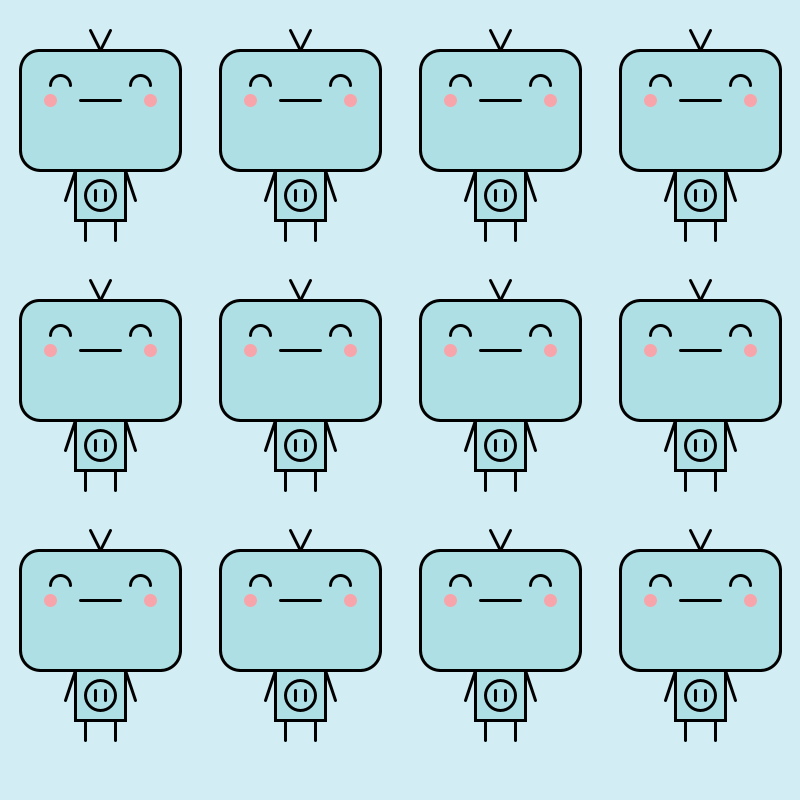
Frame 1 (no input)
Frame 60 (the mouse pressed at the canvas centre just before this capture): identical to frame 1, image omitted
Frame 120 (the mouse held since frame 60 and released just before this capture): identical to frame 1, image omitted

The Processing sketch that drew this single still picture (run headless with seeded random() and noise(); from frame 60 on, the mouse is pressed at the canvas centre):

// Processing sketch: processing_38833
// ── processing_38833.pde

float robotX;
float robotY;

void setup()
{
  size(800, 800);
  smooth();
}

void draw()
{
background(210,237,243);  
//  robotY = 200;  
for (int robotY = 200; robotY < height; robotY+= 250) {
for (int robotX = 100; robotX < width; robotX+= 200) {  
strokeWeight (3);
//ROBOT HEAD
//coloring the head
stroke(174,223,228); 
fill(174,223,228);
rect (robotX-60,robotY-150,120,120);
rect (robotX-80,robotY-130,160,80); 
//antennae
stroke(0);
line (robotX, robotY-150, robotX-10, robotY-170);
line (robotX, robotY-150, robotX+10, robotY-170);
//head border lines
line (robotX-60, robotY-150, robotX+60, robotY-150);
line (robotX-60, robotY-30, robotX+60, robotY-30);
line (robotX-80, robotY-130, robotX-80, robotY-50);
line (robotX+80, robotY-130, robotX+80, robotY-50);
//head's corners
ellipseMode(CORNER);
arc(robotX-80, robotY-150, 40, 40, PI, TWO_PI-PI/2);
arc(robotX+40, robotY-150, 40, 40, TWO_PI-PI/2, TWO_PI);
arc(robotX+40, robotY-70, 40, 40, 0, PI/2);
arc(robotX-80, robotY-70, 40, 40, PI/2, PI);
//eyes
//smiling eyes
fill(174,223,228);
stroke(0); 
ellipseMode(CENTER);
arc(robotX-40, robotY-115, 20, 20, PI, TWO_PI-PI/2);
arc(robotX-40, robotY-115, 20, 20, TWO_PI-PI/2, TWO_PI);
arc(robotX+40, robotY-115, 20, 20, PI, TWO_PI-PI/2);
arc(robotX+40, robotY-115, 20, 20, TWO_PI-PI/2, TWO_PI);
//blush
ellipseMode(CENTER);
stroke(247,165,170);
fill(247,165,170); 
ellipse(robotX-50,robotY-100,10,10);
ellipse(robotX+50,robotY-100,10,10);
//mouth
stroke(0); 
line (robotX-20, robotY-100, robotX+20, robotY-100);

//ROBOT BODY
fill(174,223,228);
rect (robotX-25,robotY-30,50,50);
ellipse (robotX,robotY-5,30,30);
line (robotX-5, robotY-10, robotX-5, robotY);
line (robotX+5, robotY-10, robotX+5, robotY);
//hands
line (robotX-25, robotY-30, robotX-35, robotY);
line (robotX+25, robotY-30, robotX+35, robotY);
//legs
line (robotX-15, robotY+20, robotX-15, robotY+40);
line (robotX+15, robotY+20, robotX+15, robotY+40);
}}
}
